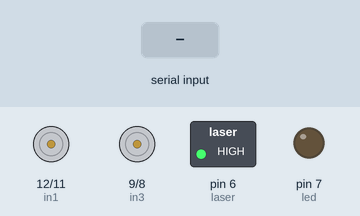
Bench run of a sketch on a simulated Arduino Uno, built with avr-gcc and run on an emulated ATmega328P. On the bench: motor-driver pin pairs drawn as motors (green arrow = first pin HIGH = forward, orange = second pin HIGH = backward, longer = more drive, scaled by the enable pin), switched loads named in the sketch (green lamp = pin HIGH), output pins drawn as LEDs (lit = HIGH). Inputs (shaded band) come from the test bench.

Above: at 1.2 s.
1.3 s: "F\n" received over Serial
At 1.8 s:
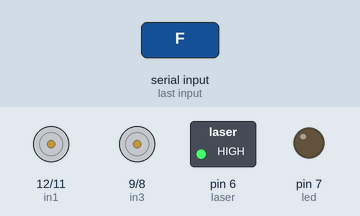
2.8 s: "B\n" received over Serial
At 4.0 s:
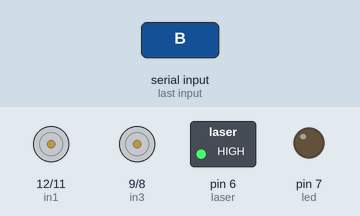
4.3 s: "L\n" received over Serial
At 5.3 s:
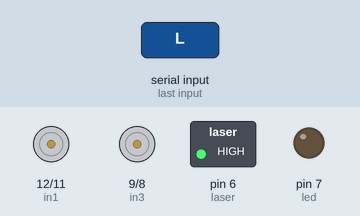
5.8 s: "R\n" received over Serial
At 6.4 s:
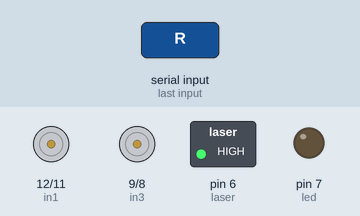
7.3 s: "H\n" received over Serial
At 8.1 s:
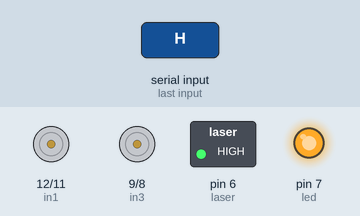
8.8 s: "F\n" received over Serial
Timing chart, 0 to 11.3 s (numbered marks = the images above; inputs shaded):
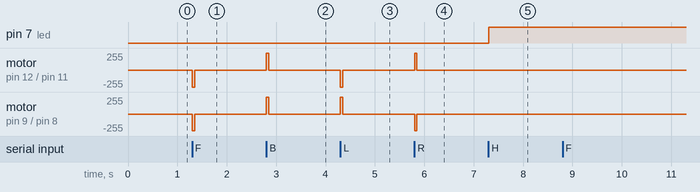

The sketch:

APM_code.ino
```cpp
//Initialization
int in1,in2,in3,in4,ena,enb,fbdel=50,lrdel=50,led=7,laser=6,sw=0,i;

String line;
char input[1000];


void setup() {
  // put your setup code here, to run once:
  Serial.begin(9600);
  in1=12;
  in2=11;
  in3=9;
  in4=8;
  ena=13;
  enb=10;

  pinMode(in1,OUTPUT);
  pinMode(in2,OUTPUT);
  pinMode(in3,OUTPUT);
  pinMode(in4,OUTPUT);
  pinMode(ena,OUTPUT);
  pinMode(enb,OUTPUT);
  pinMode(laser,OUTPUT);
  pinMode(led,OUTPUT);

  digitalWrite(laser,1);
}

void loop() {
  // put your main code here, to run repeatedly:
    line=read_line();
    if(line=="F")
    {
      run_motor(250,250);
      delay(fbdel);
    }
    else if(line=="B")
    {
      run_motor(-250,-250);
      delay(fbdel);
    }
    else if(line=="L")
    {
      run_motor(-250,250);
      delay(lrdel);
    }
    else if(line=="R")
    {
      run_motor(250,-250);
      delay(lrdel);
    }

    /*
    else if(line=="U")
    {
      if(pos1<155)
        pos1+=5;
      servo.write(pos1);

    }
    else if(line=="D")
    {
      if(pos1>5)
        pos1-=5;
       servo.write(pos1);

    }


    else if(line=="O")
    {
       if(posl>125 && posr<65)
      {
        posl-=5;
        posr+=5;
        servo_left.write(posl);
        servo_right.write(posr);
      }
    }

    else if(line=="C")
    {
       if(posl<180 && posr>0)
      {
        posl+=5;
        posr-=5;
        servo_left.write(posl);
        servo_right.write(posr);
      }
    }
    */

    else if(line=="H")
    {
      if(sw==0)
      {
        fbdel=5;
        lrdel=20;
        digitalWrite(led,1);
        delay(50);
        sw=1;
      }
      else if(sw==1)
      {
        fbdel=50;
        lrdel=50;
        digitalWrite(led,0);
        delay(50);
        sw=0;
      }
    }

    run_motor(0,0);


}

String read_line() {  //block untill a line found, delimeter='\n'
  i=0;
  while(1) {
    while(Serial.available()==0);
    char ch=Serial.read();
    if(ch=='\n')
      break;
    else {
      input[i++]=ch;
    }
  }
  input[i]='\0';
  return String(input);
}
```

run_motor.ino
```cpp
void run_motor(int left,int right)
{
  if(left>=0)
  {
    digitalWrite(in3,LOW);
    digitalWrite(in4,HIGH);
  }
  else
  {
    digitalWrite(in3,HIGH);
    digitalWrite(in4,LOW);
    left*=-1;
  }

  if(right>=0)
  {
    digitalWrite(in1,LOW);
    digitalWrite(in2,HIGH);
  }
  else
  {
    digitalWrite(in1,HIGH);
    digitalWrite(in2,LOW);
    right*=-1;
  }
  analogWrite(enb,left);
  analogWrite(ena,right);
}
```

Measured:
- after the input at 1.3 s, motor on pin 12 (in1) / pin 11 (in2): stopped → backward 255/255 at once, → stopped 0.05 s later; motor on pin 9 (in3) / pin 8 (in4): stopped → backward 250/255 at once, → stopped 0.05 s later
- after the input at 2.8 s, motor on pin 12 (in1) / pin 11 (in2): stopped → forward 255/255 at once, → stopped 0.05 s later; motor on pin 9 (in3) / pin 8 (in4): stopped → forward 250/255 at once, → stopped 0.05 s later
- after the input at 4.3 s, motor on pin 12 (in1) / pin 11 (in2): stopped → backward 255/255 at once, → stopped 0.05 s later; motor on pin 9 (in3) / pin 8 (in4): stopped → forward 250/255 at once, → stopped 0.05 s later
- after the input at 5.8 s, motor on pin 12 (in1) / pin 11 (in2): stopped → forward 255/255 at once, → stopped 0.05 s later; motor on pin 9 (in3) / pin 8 (in4): stopped → backward 250/255 at once, → stopped 0.05 s later
- after the input at 7.3 s, pin 7 (led): LOW → HIGH at once
